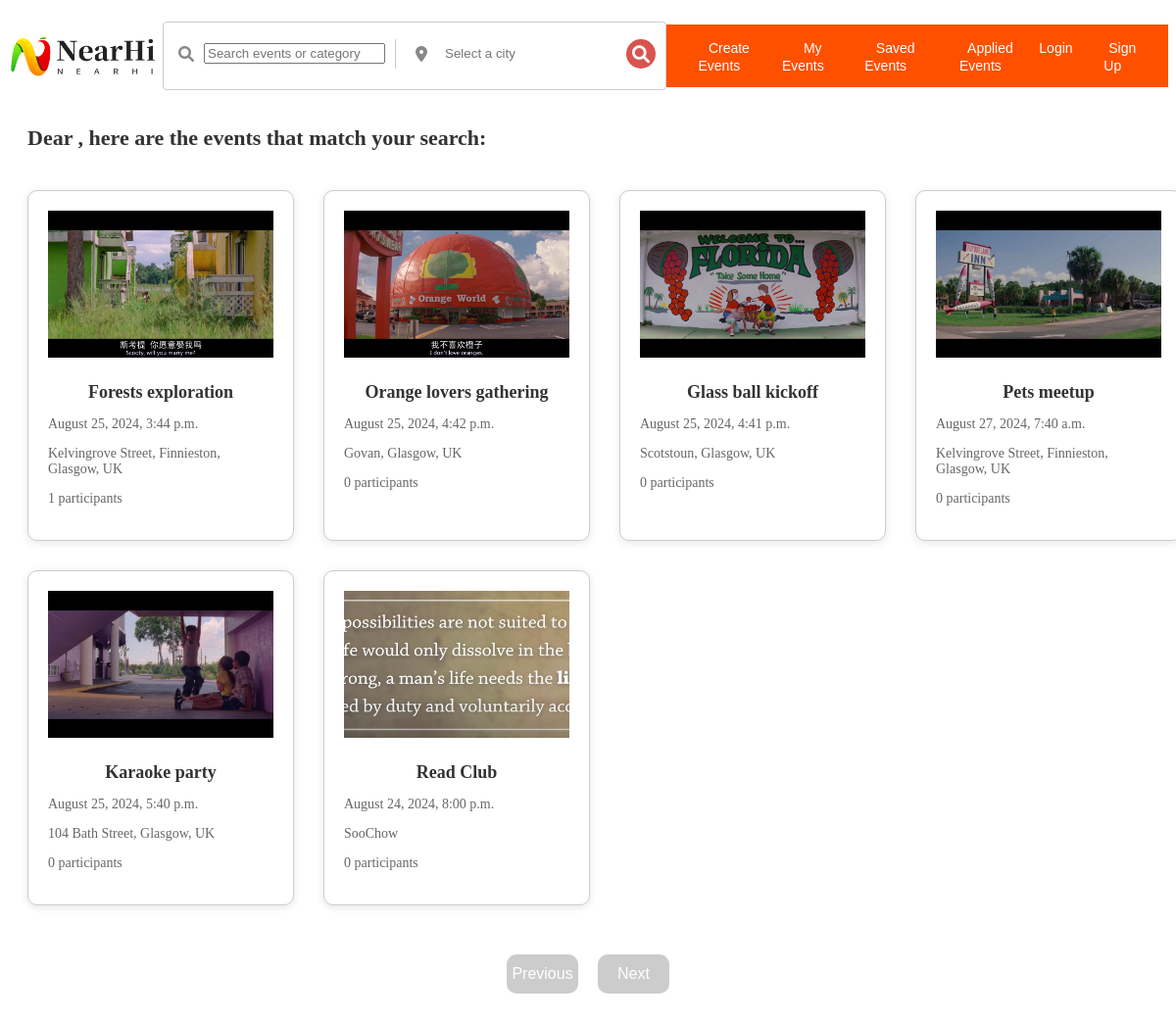
The app's page /search/ with its own data.
### myapp/models.py (models this page shows, shortened)
class Event(models.Model):
    CATEGORY_CHOICES = [
        ('game', 'Game'),
        ('performance', 'Performance'),
        ('nature', 'Nature'),
        ('pet', 'Pet'),
        ('gourmet', 'Gourmet'),
        ('reading', 'Reading'),
        ('music', 'Music'),
    ]
    category = models.CharField(max_length=20, choices=CATEGORY_CHOICES)
    title = models.CharField(max_length=100)
    description = models.TextField(max_length=800)
    event_time = models.DateTimeField()
    location = models.CharField(max_length=255)
    image = models.ImageField(upload_to='event_images')
    created_by = models.ForeignKey(settings.AUTH_USER_MODEL, on_delete=models.CASCADE)
    created_at = models.DateTimeField(auto_now_add=True)
    fee = models.DecimalField(max_digits=8, decimal_places=2, default=0.00)
    max_participants = models.PositiveIntegerField(default=1)
    current_participants = models.PositiveIntegerField(default=0, editable=False)
    def get_absolute_url(self):
        return reverse("event_detail", kwargs={"pk": self.pk})

### myapp/views.py (the view)
# urls.py: path('search/', views.search_results, name='search_results'),
def search_results(request):
    search_query = request.GET.get('search_query', '')
    location_query = request.GET.get('location', '')
    events = Event.objects.filter(
        Q(title__icontains=search_query) |
        Q(category__icontains=search_query)  # Assuming category is stored as a text field
    )
    if location_query:
        events = events.filter(location__icontains=location_query)
    events = events.order_by('-created_at')
    page_obj = paginate_events(request, events)
    return render(request, 'myapp/search_results.html', {
        'page_obj': page_obj,
        'search_query': search_query,
        'location_query': location_query,
    })

### myapp/views.py (called while the page is built)
def paginate_events(request, events_list, per_page=8):
    paginator = Paginator(events_list, per_page)
    page_number = request.GET.get('page')
    try:
        page_obj = paginator.get_page(page_number)
    except PageNotAnInteger:
        page_obj = paginator.page(1)  # if page not integer，show page 1
    except EmptyPage:
        page_obj = paginator.page(paginator.num_pages)  # if page out of range, show the last page
    return page_obj

### myapp/templates/myapp/search_results.html
{% extends 'base_layout.html' %}
{% block content %}
<p class="greeting-message">Dear {{ request.user.username }}, here are the events that match your search:</p>
{% block event_list %}
{{ block.super }}
{% endblock event_list %}
{% block pagination %}
<div class="pagination">
    {% if page_obj.has_previous %}
    <button onclick="window.location.href='?page={{ page_obj.previous_page_number }}&search_query={{ request.GET.search_query }}&location={{ request.GET.location }}#event-list-section'" class="pagination-btn">Previous</button>
    {% else %}
    <button class="pagination-btn disabled" disabled>Previous</button>
    {% endif %}
    {% if page_obj.has_next %}
    <button onclick="window.location.href='?page={{ page_obj.next_page_number }}&search_query={{ request.GET.search_query }}&location={{ request.GET.location }}#event-list-section'" class="pagination-btn">Next</button>
    {% else %}
    <button class="pagination-btn disabled" disabled>Next</button>
    {% endif %}
</div>
{% endblock pagination %}
{% endblock content %}

### myapp/templates/myapp/base_layout.html (shortened to what this page needs)
{% load static %}
<html lang="en">
  <head>
    <link rel="stylesheet" href="{% static 'css/global.css' %}" />
    <link
      rel="stylesheet"
      href="https://cdnjs.cloudflare.com/ajax/libs/font-awesome/6.0.0/css/all.min.css"
    />
  </head>
  <body>
    {% block nav_bar %}
    <nav class="navbar">
      <div class="logo">
        <a href="{% url 'homepage' %}">
          <img src="{% static 'images/logo.png' %}" alt="NearHi"
        /></a>
      </div>
      <div class="search-bar">
        <form method="GET" action="{% url 'search_results' %}">
          <div class="search-icon">
            <i class="fas fa-search"></i>
          </div>
          <input
            type="text"
            class="search_input"
            name="search_query"
            placeholder="Search events or category"
            value="{{ search_query }}"
            id="keyword"
          />
          <div class="location-icon">
            <i class="fas fa-map-marker-alt"></i>
          </div>
          <input
            type="text"
            class="location-input"
            name="location"
            placeholder="Select a city"
            value="{{ location_query }}"
            data-autocomplete-type="city"
          />
          <button class="search-button" type="submit">
            <i class="fas fa-search"></i>
          </button>
        </form>
      </div>
      <ul class="nav-links">
        <li><a href="{%url 'create_event'%}">Create Events</a></li>
        <li><a href="{%url 'my_events'%}">My Events</a></li>
        <li><a href="{% url 'saved_events' %}">Saved Events</a></li>
        <li><a href="{% url 'upcoming_events' %}">Applied Events</a></li>
        {% if user.is_authenticated %}
        <li><a href="{% url 'profile' %}">Profile</a></li>
        <li><a href="{% url 'logout' %}">Logout</a></li>
        <div
          class="notification-icon"
          onclick="toggleDropdown()"
          style="position: relative"
        >
          <i class="fa fa-bell"></i>
          <span
            class="notification-dot"
            id="notification-dot"
            style="display: none"
          ></span>
          <div class="notification-dropdown" id="notification-dropdown">
            <ul class="notification-list">
            </ul>
          </div>
        </div>
        {% else %}
        <li><a href="{% url 'login' %}">Login</a></li>
        <li><a href="{% url 'signup' %}">Sign Up</a></li>
        {% endif %}
      </ul>
    </nav>
    {% endblock nav_bar %}
    <div class="content">
      {% block content %} {% block event_list %}
      <div id="event-list-section" class="event-list">
        {% for event in page_obj %}
        <div class="event-card" id="event-card-{{ event.id }}">
          <a href="{{ event.get_absolute_url }}">
            <img src="{{ event.image.url }}" alt="{{ event.title }}" />
            <h3>{{ event.title }}</h3>
            <div class="desc">
              <p>{{ event.event_time|date:"F j, Y, g:i a" }}</p>
              <p>{{ event.location }}</p>
              <p>{{ event.current_participants }} participants</p>
            </div>
          </a>
        </div>
        {% endfor %}
      </div>
      {% endblock event_list %}  {% endblock content%}
    </div>
  </body>
</html>

### myapp/static/css/global.css (style rules this page uses)
a:link,a:hover,a:visited { text-decoration: none; }
.navbar { display: flex; justify-content: space-between; align-items: center; background-color :white; }
.nav-links { display: flex; flex: 2; color: black; text-align: center; padding: 14px 16px; text-decoration: none; font-size: 17px; }
.nav-links li { list-style: none; }
.nav-links a:link,.nav-links a:visited { text-decoration: none; color: #fff; font-size: 14px; padding-right: 20px; font-family:"Arial" }
.nav-links { background: #ff5000; color: black; }
.logo a { display: inline-block; }
.logo img { height: 50px; cursor: pointer; transition: opacity 0.3s; }
.search-bar { border: 1px solid #ccc; border-radius: 4px; padding: 5px; background-color: #fff; }
.search-bar .search-icon, .search-bar .location-icon { padding: 0 10px; color: #888; }
.search-bar form { display: flex; align-items: center; padding-top: 11px; }
.search-input, .location-input { flex: 1; padding: 8px; border: none; outline: none; }
.search-button { background-color: #d9534f; color: white; border: none; padding: 10px 15px; border-radius: 50%; cursor: pointer; margin-right: 5px; display: flex; align-items: center; justify-content: center; width: 30px; height: 30px; }
.search-button i { color: white; font-size: 18px; }
.event-list { display: grid; grid-template-columns: repeat(4, 1fr); gap: 30px; padding: 20px; margin: 0 auto; max-width: 1200px; align-items: stretch; }
.event-card { background-color: white; border: 1px solid #ccc; padding: 20px; text-align: center; box-shadow: 0px 2px 8px rgba(0, 0, 0, 0.1); transition: transform 0.3s, box-shadow 0.3s; width: 230px; border-radius:10px; }
.event-card img { width: 100%; height: 150px; object-fit: cover; margin-bottom: 15px; background-color: #f0f0f0; }
.event-card img::before { content: ''; display: block; width: 100%; height: 100%; background-image: url('../images/loading-spinner.gif'); background-repeat: no-repeat; background-position: center; }
.event-card h3 { margin: 10px 0; font-size: 18px; color: #333; }
.event-card p { color: #666; font-size: 14px; }
.event-card .desc { text-align: left; }
.pagination { display: flex; justify-content: center; margin: 30px 0; }
.pagination-btn { width: 73px; height: 40px; margin: 0 10px; background-color: #ff5000; color: white; border: none; cursor: pointer; border-radius: 10px; font-size: 16px; transition: background-color 0.3s, box-shadow 0.3s; display: flex; align-items: center; justify-content: center; }
.pagination-btn.disabled { background-color: #ccc; cursor: not-allowed; }
button { cursor: pointer; }
.greeting-message { font-size: 22px; color: #333; margin-bottom: 20px; text-align: left; padding-left: 20px; font-weight: bold; }

### records on screen
Event: image (picture), title "Forests exploration", event_time "August 25, 2024, 3:44 p.m.", location "Kelvingrove Street, Finnieston, Glasgow, UK", current_participants "1"
Event: image (picture), title "Orange lovers gathering", event_time "August 25, 2024, 4:42 p.m.", location "Govan, Glasgow, UK", current_participants "0"
Event: image (picture), title "Glass ball kickoff", event_time "August 25, 2024, 4:41 p.m.", location "Scotstoun, Glasgow, UK", current_participants "0"
Event: image (picture), title "Pets meetup", event_time "August 27, 2024, 7:40 a.m.", location "Kelvingrove Street, Finnieston, Glasgow, UK", current_participants "0"
Event: image (picture), title "Karaoke party", event_time "August 25, 2024, 5:40 p.m.", location "104 Bath Street, Glasgow, UK", current_participants "0"
Event: image (picture), title "Read Club", event_time "August 24, 2024, 8:00 p.m.", location "SooChow", current_participants "0"
